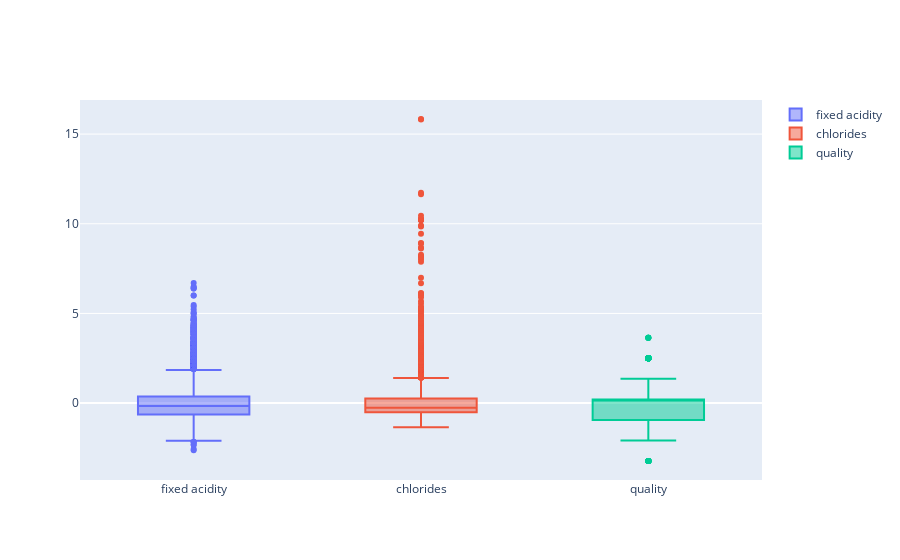

Notebook source saved alongside this figure:
### Code cell
px_box(X_ss_pd)

### Figure 1 — Plotly figure (JSON) as saved in the notebook; plotly's stock layout.template omitted (floating-point values rounded to 4 significant figures; data arrays with more than 128 entries replaced by an {"elided": "..."} marker saying what was removed)
{"data": [{"name": "fixed acidity", "type": "box", "y": {"elided": "6497 float values"}}, {"name": "chlorides", "type": "box", "y": {"elided": "6497 float values"}}, {"name": "quality", "type": "box", "y": {"elided": "6497 float values"}}], "layout": {}}
